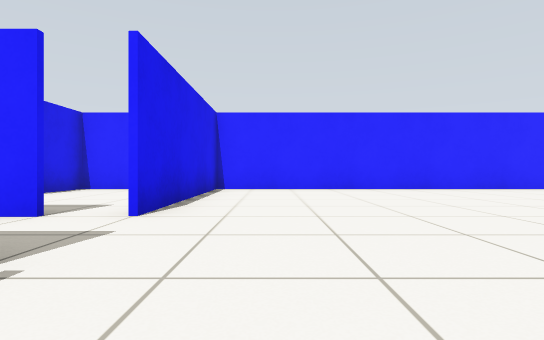
View 1 (above)

20 first-person views from a walk through a world built for the Gazebo simulator. The camera is 0.5 m above the floor, looks level and sees 80° across. The floor is counted in squares, 1 m on a side. Each view is taken from the middle of a square. On the plan, view 1 faces up. The plan holds only what a view shows up to about 9 squares ahead; the rest is blank. Robots are left out.

View 2
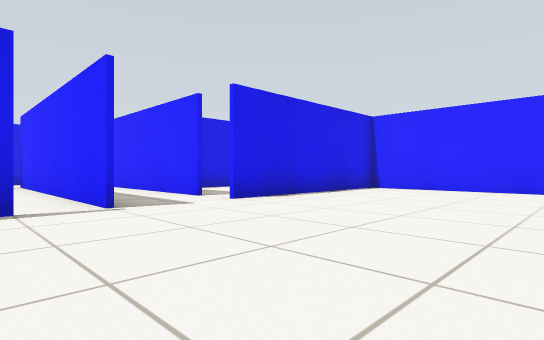

View 3
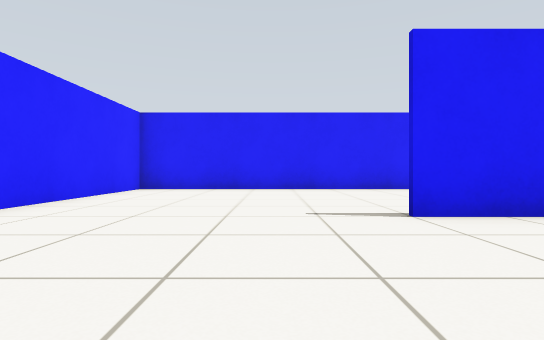

View 4
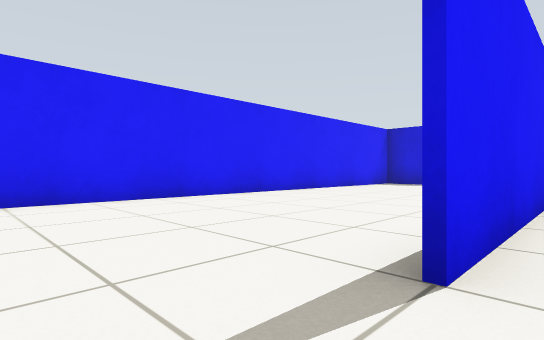

View 5
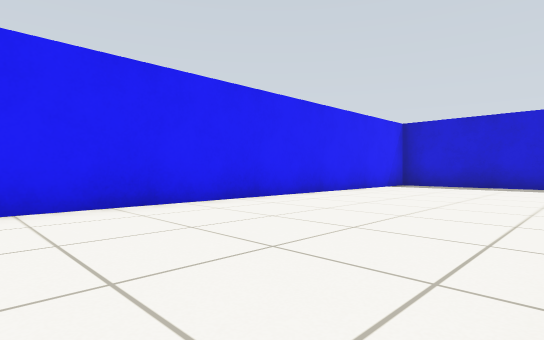

View 6
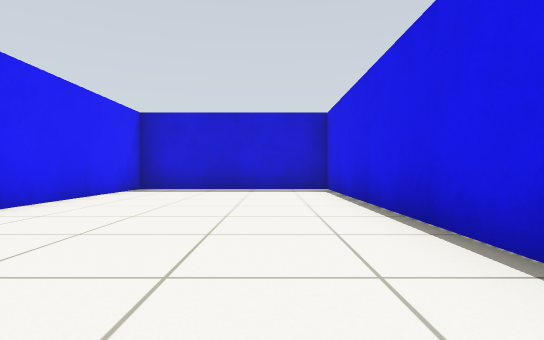

View 7
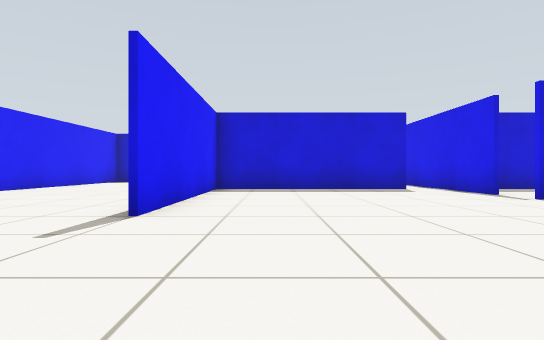

View 8
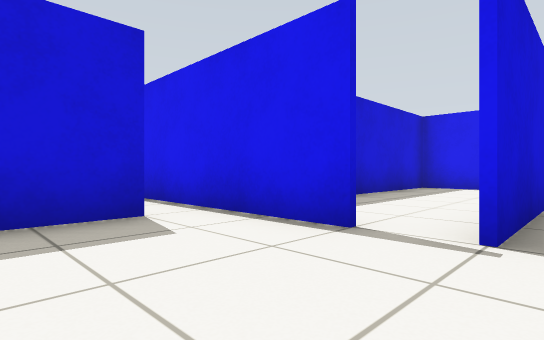

View 9
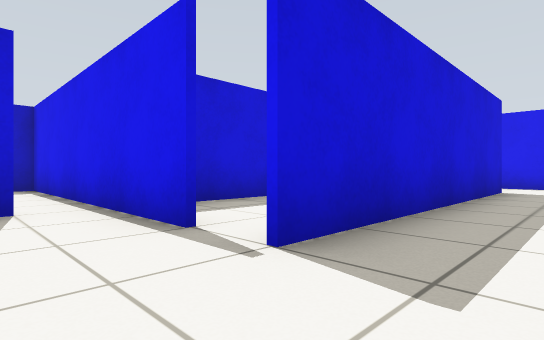

View 10
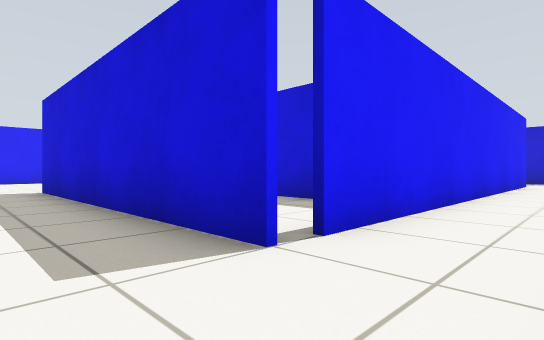

View 11
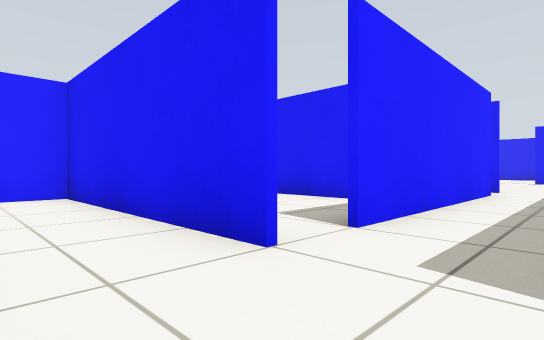

View 12
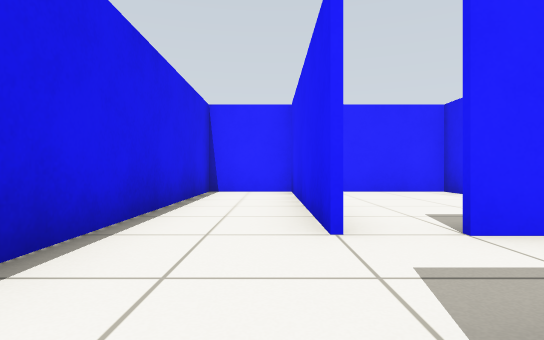

View 13
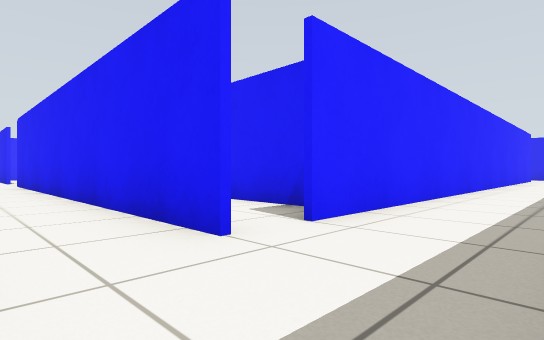

View 14
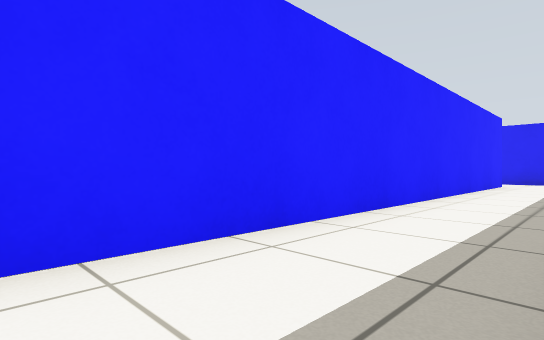

View 15
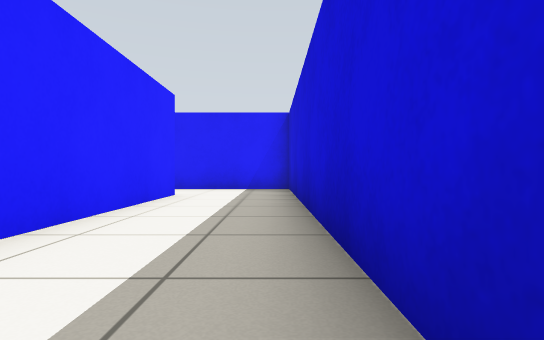

View 16
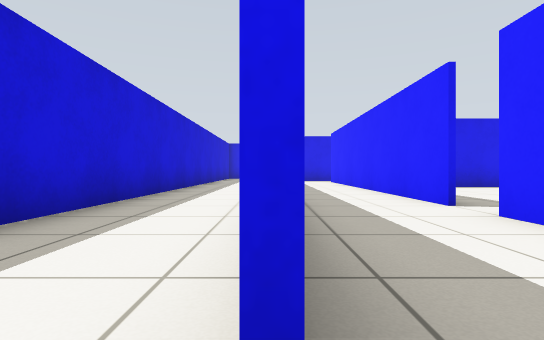

View 17
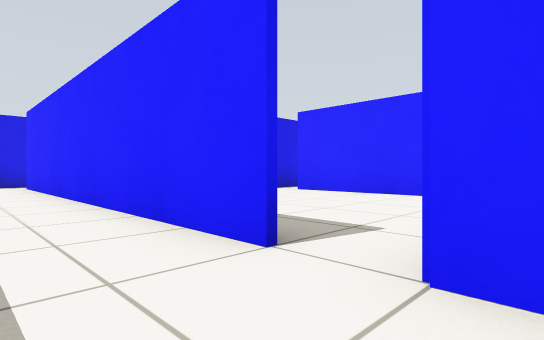

View 18
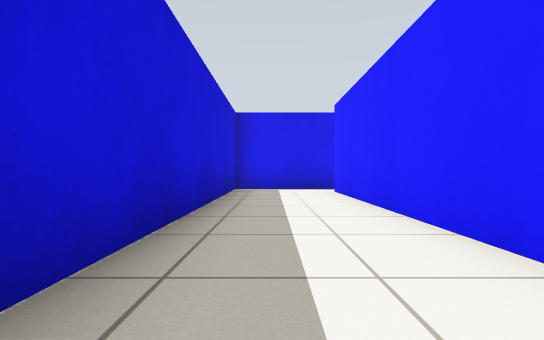

View 19
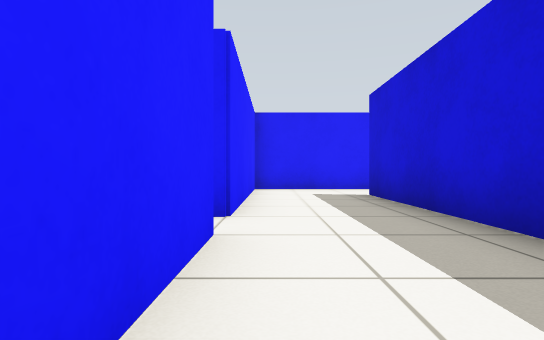

View 20
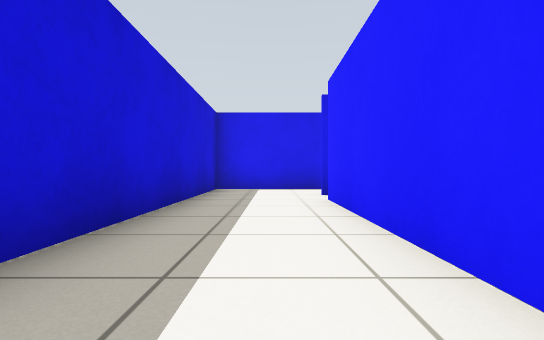

### Floor plan
Points are (right, up) in squares from view 1. A wall is a line through its corners. A room is listed if a view was taken in it or the views show most of it. See-through windows are left out.
Room 1 (views 1, 2, 3, 4, 5, 6, 7, 8, 9)
walls: (4.5, 0.4) (4.5, -6.5) (9.5, -6.5); (-1.5, 1.5) (-2.5, 1.5); (-1.5, 0.6) (-1.5, -1); (-0.6, -1.4) (4.4, -1.4) (4.4, 3.5); (-2.5, 3.4) (-7.5, 3.4); (9.4, -6) (9.4, 8.4) (-1.5, 8.4) (-1.5, 3.5); (-8.5, 1.6) (-1.5, 1.6)
ways out: opening at (-8, 3) to room 2; opening at (-2, 1) to room 5; opening at (-2, 4) to room 6
Room 2 (views 10, 11, 12, 13, 14, 15, 20)
walls: (-10.4, -8.6) (-10.4, -11.4) (-3.6, -11.4); (-8.5, -9) (-8.5, 1); (-8.5, 3.5) (-8.5, 8.4) (-10.4, 8.4) (-10.4, 1.1); (-1, -11.4) (9.1, -11.4); (7.5, -9.1) (-7.5, -9.1); (9.4, -11.5) (9.4, -9.5)
ways out: opening at (-8, 3) to room 1; opening at (8.5, -9) to room 3
Room 3 (views 16, 17, 18, 19)
walls: (3.2, -8.9) (7.5, -8.9); (3.5, -6.5) (-5.5, -6.5); (9.2, -6.5) (4.4, -6.5); (9.4, -9.5) (9.4, -6); (-6.4, -6.2) (-6.4, -8.9) (0.9, -8.9)
ways out: opening at (8.5, -9) to room 2; opening at (4, -6) to room 4
Room 4 (no view inside)
walls: (2.8, -1.5) (-0.5, -1.5); (-1.5, -1) (-1.5, -6.5)
ways out: opening at (4, -6) to room 3
Room 5 (no view inside)
walls: (-2.5, 1.5) (-8.2, 1.5); (-8.5, 0) (-8.5, -1.4) (-2.8, -1.4)
ways out: opening at (-2, 1) to room 1
Room 6 (no view inside)
walls: (-3.6, 8.4) (-6.1, 8.4); (-4.9, 8.5) (-4.9, 7)
ways out: opening at (-2, 4) to room 1

Positions as (right, up) in squares from view 1, and headings:
1: (0, 0), facing up
2: (3, 0), facing up-left
3: (1, 5), facing right
4: (4, 5), facing down-right
5: (5, 4), facing down-right
6: (6, 2), facing down
7: (3, 7), facing down
8: (1, 2), facing down-left
9: (0, 3), facing down-left
10: (-10, 3), facing down-right
11: (-10, 2), facing up-right
12: (-9, 1), facing up
13: (-10, -11), facing up-right
14: (-4, -11), facing up-right
15: (1, -11), facing right
16: (8, -9), facing left
17: (5, -8), facing up-left
18: (2, -8), facing left
19: (1, -7), facing right
20: (-2, -10), facing left
